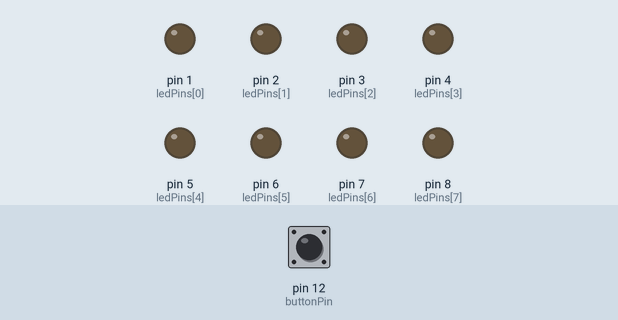
This sketch was run on a simulated Arduino Uno, built with avr-gcc and run on an emulated ATmega328P. On the bench: output pins drawn as LEDs (lit = HIGH). Inputs (shaded band) come from the test bench; at power-on: pin 12 (buttonPin) LOW.

Above: at 1.2 s.
1.3 s: pin 12 (buttonPin) pulled HIGH for 0.15 s
At 2.9 s:
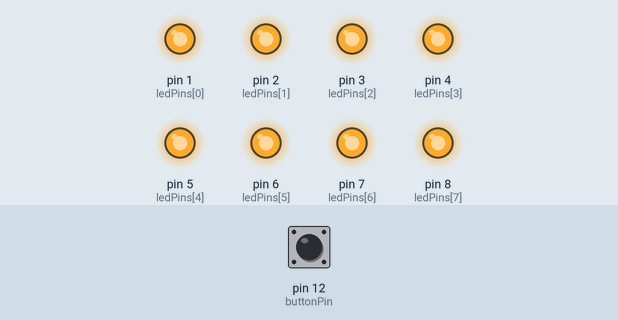
At 4.17 s:
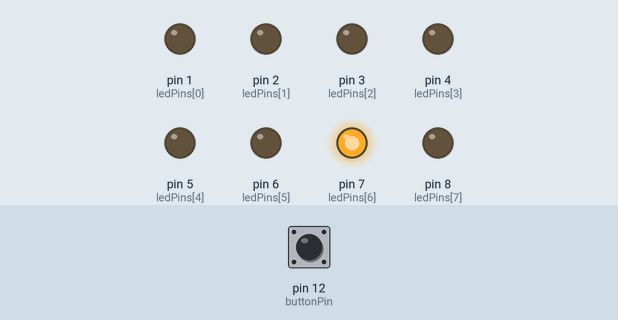
Timing chart, 0 to 18.8 s (numbered marks = the images above; inputs shaded):
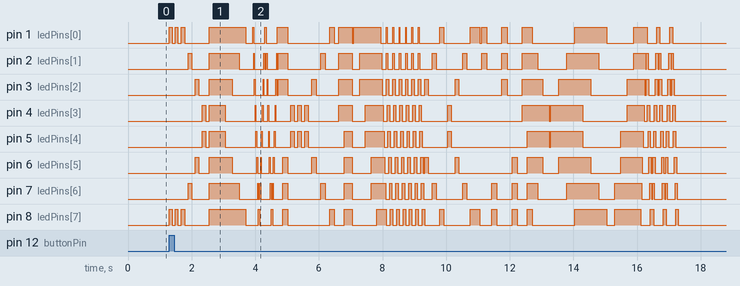

Measured:
- after the input at 1.3 s, pin 1 (ledPins[0]): LOW → HIGH at once, → LOW 0.09 s later, → HIGH 0.09 s later, → LOW 0.09 s later, … (50 changes in this stretch); pin 2 (ledPins[1]): LOW → HIGH after 0.60 s, → LOW 0.11 s later, → HIGH 0.55 s later, → LOW 0.93 s later, … (56 changes in this stretch)

The sketch:

sketch_oct30a.ino
```cpp
int ledPins[] = {1,2,3,4,5,6,7,8};
int buttonState;
int buttonPin = 12;

void setup() {
  pinMode(buttonPin,INPUT);
  int index;
  for(index = 0; index <= 7; index++){
    pinMode(ledPins[index], OUTPUT);
  }
}

void sansIsMyDad(){
  int a = 90;
  buttonState = digitalRead(buttonPin);
  if(buttonState == HIGH){
  digitalWrite(ledPins[0], HIGH);
  digitalWrite(ledPins[7], HIGH);
  delay(a);
  digitalWrite(ledPins[0], LOW);
  digitalWrite(ledPins[7], LOW);
  delay(a);
  digitalWrite(ledPins[0], HIGH);
  digitalWrite(ledPins[7], HIGH);
  delay(a);
  digitalWrite(ledPins[0], LOW);
  digitalWrite(ledPins[7], LOW);
  delay(110);
  digitalWrite(ledPins[0], HIGH);
  digitalWrite(ledPins[7], HIGH);
  delay(110);
  digitalWrite(ledPins[0], LOW);
  digitalWrite(ledPins[7], LOW);
  delay(110);
  digitalWrite(ledPins[1], HIGH);
  digitalWrite(ledPins[6], HIGH);
  delay(110);
  digitalWrite(ledPins[1], LOW);
  digitalWrite(ledPins[6], LOW);
  delay(110);
  digitalWrite(ledPins[2], HIGH);
  digitalWrite(ledPins[5], HIGH);
  delay(110);
  digitalWrite(ledPins[2], LOW);
  digitalWrite(ledPins[5], LOW);
  delay(110);
  digitalWrite(ledPins[3], HIGH);
  digitalWrite(ledPins[4], HIGH);
  delay(110);
  digitalWrite(ledPins[3], LOW);
  digitalWrite(ledPins[4], LOW);
  delay(110);
    int x;
      for(x = 7; x >= 0; x--){
        digitalWrite(ledPins[x], HIGH);
    }
    delay(500);
  digitalWrite(ledPins[3], LOW);
  digitalWrite(ledPins[4], LOW);
  delay(215);
  digitalWrite(ledPins[2], LOW);
  digitalWrite(ledPins[5], LOW);
  delay(215);
  digitalWrite(ledPins[1], LOW);
  digitalWrite(ledPins[6], LOW);
  delay(215);
  digitalWrite(ledPins[0], LOW);
  digitalWrite(ledPins[7], LOW);
  delay(215);
  petTheDog();
  petTheDog();
  digitalWrite(ledPins[0], HIGH);
  digitalWrite(ledPins[1], HIGH);
  digitalWrite(ledPins[2], HIGH);
  delay(150);
  digitalWrite(ledPins[5], HIGH);
  digitalWrite(ledPins[6], HIGH);
  digitalWrite(ledPins[7], HIGH);
  delay(150);
      for(x = 7; x >= 0; x--){
        digitalWrite(ledPins[x], LOW);
    }
  delay(100);
  digitalWrite(ledPins[3], HIGH);
  digitalWrite(ledPins[4], HIGH);
  delay(110);
  digitalWrite(ledPins[3], LOW);
  digitalWrite(ledPins[4], LOW);
  delay(110);
  digitalWrite(ledPins[3], HIGH);
  digitalWrite(ledPins[4], HIGH);
  delay(110);
  digitalWrite(ledPins[3], LOW);
  digitalWrite(ledPins[4], LOW);
  delay(110);
  digitalWrite(ledPins[3], HIGH);
  digitalWrite(ledPins[4], HIGH);
  delay(110);
  digitalWrite(ledPins[3], LOW);
  digitalWrite(ledPins[4], LOW);
  delay(110);
  digitalWrite(ledPins[2], HIGH);
  digitalWrite(ledPins[5], HIGH);
  delay(140);
  digitalWrite(ledPins[2], LOW);
  digitalWrite(ledPins[5], LOW);
  delay(140);
  digitalWrite(ledPins[1], HIGH);
  digitalWrite(ledPins[6], HIGH);
  delay(140);
  digitalWrite(ledPins[1], LOW);
  digitalWrite(ledPins[6], LOW);
  delay(140);
  digitalWrite(ledPins[0], HIGH);
  digitalWrite(ledPins[7], HIGH);
  delay(140);
  digitalWrite(ledPins[0], LOW);
  digitalWrite(ledPins[7], LOW);
  delay(140);
  digitalWrite(ledPins[0], HIGH);
  digitalWrite(ledPins[1], HIGH);
  digitalWrite(ledPins[2], HIGH);
  digitalWrite(ledPins[3], HIGH);
  delay(180);
  digitalWrite(ledPins[4], HIGH);
  digitalWrite(ledPins[5], HIGH);
  digitalWrite(ledPins[6], HIGH);
  digitalWrite(ledPins[7], HIGH);
  delay(250);
        for(x = 7; x >= 0; x--){
        digitalWrite(ledPins[x], LOW);
    }
    delay(50);
  digitalWrite(ledPins[0], HIGH);
  delay(180);
  digitalWrite(ledPins[1], HIGH);
  digitalWrite(ledPins[2], HIGH);
  delay(180);
  digitalWrite(ledPins[3], HIGH);
  digitalWrite(ledPins[4], HIGH);
  delay(180);
  digitalWrite(ledPins[5], HIGH);
  digitalWrite(ledPins[6], HIGH);
  delay(180);
  digitalWrite(ledPins[7], HIGH);
  delay(100);
  hi();
  hi();
  hi();
  hi();
  hi();
  hi();
  hi();
  digitalWrite(ledPins[2], HIGH);
  digitalWrite(ledPins[5], HIGH);
  delay(120);
  digitalWrite(ledPins[2], LOW);
  digitalWrite(ledPins[5], LOW);
  delay(120);
  digitalWrite(ledPins[1], HIGH);
  digitalWrite(ledPins[6], HIGH);
  delay(120);
  digitalWrite(ledPins[1], LOW);
  digitalWrite(ledPins[6], LOW);
  delay(120);
  digitalWrite(ledPins[0], HIGH);
  digitalWrite(ledPins[7], HIGH);
  delay(120);
  digitalWrite(ledPins[0], LOW);
  digitalWrite(ledPins[7], LOW);
  delay(120);
  digitalWrite(ledPins[3], HIGH);
  digitalWrite(ledPins[4], HIGH);
  delay(120);
  digitalWrite(ledPins[3], LOW);
  digitalWrite(ledPins[4], LOW);
  delay(120);
  digitalWrite(ledPins[2], HIGH);
  digitalWrite(ledPins[5], HIGH);
  delay(120);
  digitalWrite(ledPins[2], LOW);
  digitalWrite(ledPins[5], LOW);
  delay(120);
  digitalWrite(ledPins[1], HIGH);
  digitalWrite(ledPins[6], HIGH);
  delay(120);
  digitalWrite(ledPins[1], LOW);
  digitalWrite(ledPins[6], LOW);
  delay(120);
  digitalWrite(ledPins[0], HIGH);
  digitalWrite(ledPins[7], HIGH);
  delay(300);
  digitalWrite(ledPins[0], LOW);
  digitalWrite(ledPins[7], LOW);
  delay(50);
  digitalWrite(ledPins[0], HIGH);
  digitalWrite(ledPins[1], HIGH);
  delay(160);
  digitalWrite(ledPins[0], LOW);
  digitalWrite(ledPins[1], LOW);
  delay(160);
  digitalWrite(ledPins[6], HIGH);
  digitalWrite(ledPins[7], HIGH);
  delay(160);
  digitalWrite(ledPins[6], LOW);
  digitalWrite(ledPins[7], LOW);
  delay(160);
  digitalWrite(ledPins[0], HIGH);
  digitalWrite(ledPins[1], HIGH);
  digitalWrite(ledPins[2], HIGH);
  delay(160);
  digitalWrite(ledPins[0], LOW);
  digitalWrite(ledPins[1], LOW);
  digitalWrite(ledPins[2], LOW);
  delay(160);
  digitalWrite(ledPins[5], HIGH);
  digitalWrite(ledPins[6], HIGH);
  digitalWrite(ledPins[7], HIGH);
  delay(160);
  digitalWrite(ledPins[5], LOW);
  digitalWrite(ledPins[6], LOW);
  digitalWrite(ledPins[7], LOW);
  delay(160);
  digitalWrite(ledPins[1], HIGH);
  digitalWrite(ledPins[0], HIGH);
  digitalWrite(ledPins[2], HIGH);
  digitalWrite(ledPins[3], HIGH);
  delay(160);
  digitalWrite(ledPins[4], HIGH);
  digitalWrite(ledPins[5], HIGH);
  digitalWrite(ledPins[6], HIGH);
  digitalWrite(ledPins[7], HIGH);
  delay(160);
  digitalWrite(ledPins[0], LOW);
  digitalWrite(ledPins[7], LOW);
  delay(160);
  digitalWrite(ledPins[1], LOW);
  digitalWrite(ledPins[6], LOW);
  delay(160);
  digitalWrite(ledPins[2], LOW);
  digitalWrite(ledPins[5], LOW);
  delay(200);
  digitalWrite(ledPins[3], LOW);
  digitalWrite(ledPins[4], LOW);
  delay(60);
  digitalWrite(ledPins[3], HIGH);//yeet don't forget this 1 1 1 1 1 1 1 1 1 1 1 1 11111
  digitalWrite(ledPins[4], HIGH);
  delay(250);
  digitalWrite(ledPins[2], HIGH);
  digitalWrite(ledPins[5], HIGH);
  delay(250);
  digitalWrite(ledPins[1], HIGH);
  digitalWrite(ledPins[6], HIGH);
  delay(250);
  digitalWrite(ledPins[0], HIGH);
  digitalWrite(ledPins[7], HIGH);
  delay(250);
  digitalWrite(ledPins[3], LOW);
  digitalWrite(ledPins[4], LOW);
  delay(250);
  digitalWrite(ledPins[2], LOW);
  digitalWrite(ledPins[5], LOW);
  delay(250);
  digitalWrite(ledPins[1], LOW);
  digitalWrite(ledPins[6], LOW);
  delay(250);
  digitalWrite(ledPins[0], LOW);
  digitalWrite(ledPins[7], LOW);
  delay(250);                   //start of last section
  digitalWrite(ledPins[6], HIGH);
  digitalWrite(ledPins[7], HIGH);
  delay(200);
  digitalWrite(ledPins[5], HIGH);
  digitalWrite(ledPins[4], HIGH);
  delay(200);
  digitalWrite(ledPins[3], HIGH);
  digitalWrite(ledPins[2], HIGH);
  delay(200);
  digitalWrite(ledPins[1], HIGH);
  digitalWrite(ledPins[0], HIGH);
  delay(200);
  hi2();
  hi();
  hi2();
  hi();
  hi2();
  hi();
    /* digitalWrite(ledPins[7], HIGH);
    delay(225);
    digitalWrite(ledPins[0], HIGH);
    delay(250);
    digitalWrite(ledPins[4], HIGH);
    delay(400);
    digitalWrite(ledPins[3], HIGH);
    delay(400);
    digitalWrite(ledPins[5], HIGH);
    delay(200);
    digitalWrite(ledPins[2], HIGH);
    delay(200);
    digitalWrite(ledPins[6], HIGH);
    delay(200);
    digitalWrite(ledPins[1], HIGH);
    digitalWrite(ledPins[3], LOW);
    delay(125);
    for(x = 7; x >= 0; x--){
      digitalWrite(ledPins[x], LOW);
    }
    digitalWrite(ledPins[3], HIGH);
    delay(225);
    digitalWrite(ledPins[4], HIGH);
    delay(250);
    digitalWrite(ledPins[2], HIGH);
    delay(400);
    digitalWrite(ledPins[5], HIGH);
    delay(400);
    digitalWrite(ledPins[1], HIGH);
    delay(200);
    digitalWrite(ledPins[6], HIGH);
    delay(200);
    digitalWrite(ledPins[0], HIGH);
    delay(200);
    digitalWrite(ledPins[7], HIGH);
    digitalWrite(ledPins[0], HIGH);
    delay(125);
    for(x = 7; x >= 0; x--){
      digitalWrite(ledPins[x], LOW);
    }
    digitalWrite(ledPins[0], HIGH);
    delay(225);
    digitalWrite(ledPins[7], HIGH);
    delay(250);
    digitalWrite(ledPins[1], HIGH);
    delay(400);
    digitalWrite(ledPins[6], HIGH);
    delay(400);
    digitalWrite(ledPins[2], HIGH);
    delay(200);
    digitalWrite(ledPins[5], HIGH);
    delay(200);
    digitalWrite(ledPins[3], HIGH);
    delay(200);
    digitalWrite(ledPins[4], HIGH);
    digitalWrite(ledPins[0], LOW);
    delay(125);
    for(x = 7; x >= 0; x--){
      digitalWrite(ledPins[x], LOW);
    }
    digitalWrite(ledPins[0], HIGH);         //8 seconds, bass starts
    delay(225);
    digitalWrite(ledPins[1], HIGH);
    delay(250);
    digitalWrite(ledPins[2], HIGH);
    delay(400);
    digitalWrite(ledPins[3], HIGH);
    delay(400);
    digitalWrite(ledPins[4], HIGH);
    delay(200);
    digitalWrite(ledPins[5], HIGH);
    delay(200);
    digitalWrite(ledPins[6], HIGH);
    delay(200);
    digitalWrite(ledPins[7], HIGH);
    delay(125);
    for(x = 7; x >= 0; x--){
      digitalWrite(ledPins[x], LOW);
    }
    digitalWrite(ledPins[7], HIGH);         //10 seconds
    delay(225);
    digitalWrite(ledPins[6], HIGH);
    delay(250);
    digitalWrite(ledPins[5], HIGH);
    delay(400);
    digitalWrite(ledPins[4], HIGH);
    delay(400);
    digitalWrite(ledPins[3], HIGH);
    delay(200);
    digitalWrite(ledPins[2], HIGH);
    delay(200);
    digitalWrite(ledPins[1], HIGH);
    delay(200);
    digitalWrite(ledPins[0], HIGH);
    digitalWrite(ledPins[3], HIGH);
    delay(125);
    for(x = 7; x >= 0; x--){
      digitalWrite(ledPins[x], LOW);
    }
    digitalWrite(ledPins[3], HIGH);         //11.5 seconds
    delay(225);
    digitalWrite(ledPins[2], HIGH);
    delay(250);
    digitalWrite(ledPins[1], HIGH);
    delay(400);
    digitalWrite(ledPins[0], HIGH);
    delay(400);
    digitalWrite(ledPins[4], HIGH);
    delay(200);
    digitalWrite(ledPins[5], HIGH);
    delay(200);
    digitalWrite(ledPins[6], HIGH);
    delay(200);
    digitalWrite(ledPins[7], HIGH);
    digitalWrite(ledPins[0], LOW);
    delay(125);
    for(x = 7; x >= 0; x--){
      digitalWrite(ledPins[x], LOW);
    }
    digitalWrite(ledPins[0], HIGH);
    delay(225);
    digitalWrite(ledPins[1], HIGH);
    delay(250);
    digitalWrite(ledPins[2], HIGH);
    delay(400);
    digitalWrite(ledPins[3], HIGH);
    delay(400);
    digitalWrite(ledPins[7], HIGH);
    delay(200);
    digitalWrite(ledPins[6], HIGH);
    delay(200);
    digitalWrite(ledPins[5], HIGH);
    delay(200);
    digitalWrite(ledPins[4], HIGH);
    delay(125);
    for(x = 7; x >= 0; x--){
      digitalWrite(ledPins[x], LOW);
    }   */
  }
  else{
    int x;
    for(x = 7; x >= 0; x--){
      digitalWrite(ledPins[x], LOW);
    }
  }
}

void petTheDog()
{
  int index;
  int delayTime = 25;

  for(index = 0; index <= 7; index++)
  {
    digitalWrite(ledPins[index], HIGH);
    delay(delayTime);
    digitalWrite(ledPins[index], LOW);
  }


  for(index = 7; index >= 0; index--)
  {
    digitalWrite(ledPins[index], HIGH);
    delay(delayTime);
    digitalWrite(ledPins[index], LOW);
  }
}

void hi()
{
  int index;
  int delayTime = 25;


  for(index = 0; index <= 7; index++)
  {
    digitalWrite(ledPins[index], HIGH);
    digitalWrite(ledPins[index + 1], HIGH);
    digitalWrite(ledPins[index + 2], HIGH);
    delay(delayTime);
    digitalWrite(ledPins[index], LOW);
    digitalWrite(ledPins[index + 1], LOW);
    digitalWrite(ledPins[index + 2], LOW);
  }
}

void hi2()
{
  int index;
  int delayTime = 25;


  for(index = 7; index >= 0; index--)
  {
    digitalWrite(ledPins[index], HIGH);
    digitalWrite(ledPins[index - 1], HIGH);
    digitalWrite(ledPins[index - 2], HIGH);
    delay(delayTime);
    digitalWrite(ledPins[index], LOW);
    digitalWrite(ledPins[index - 1], LOW);
    digitalWrite(ledPins[index - 2], LOW);
  }
}


/* void bass(){
 delay(8000);
 digitalWrite(ledPins[0], HIGH);
 delay(150); //Adjust this one
 digitalWrite(ledPins[0], LOW);

} */

void loop() {
   sansIsMyDad();
}
```
